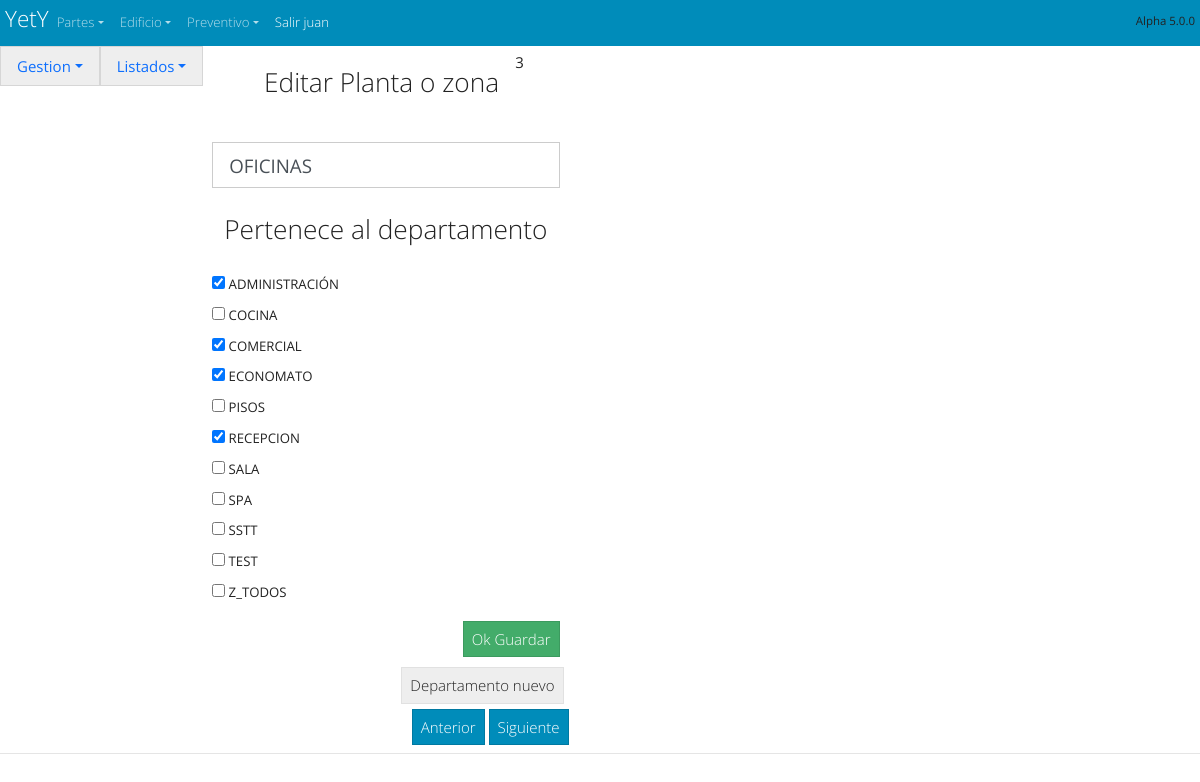
Page /espacios/Plantas_o_zonas_edit/3 (signed in) on the earlier database version.
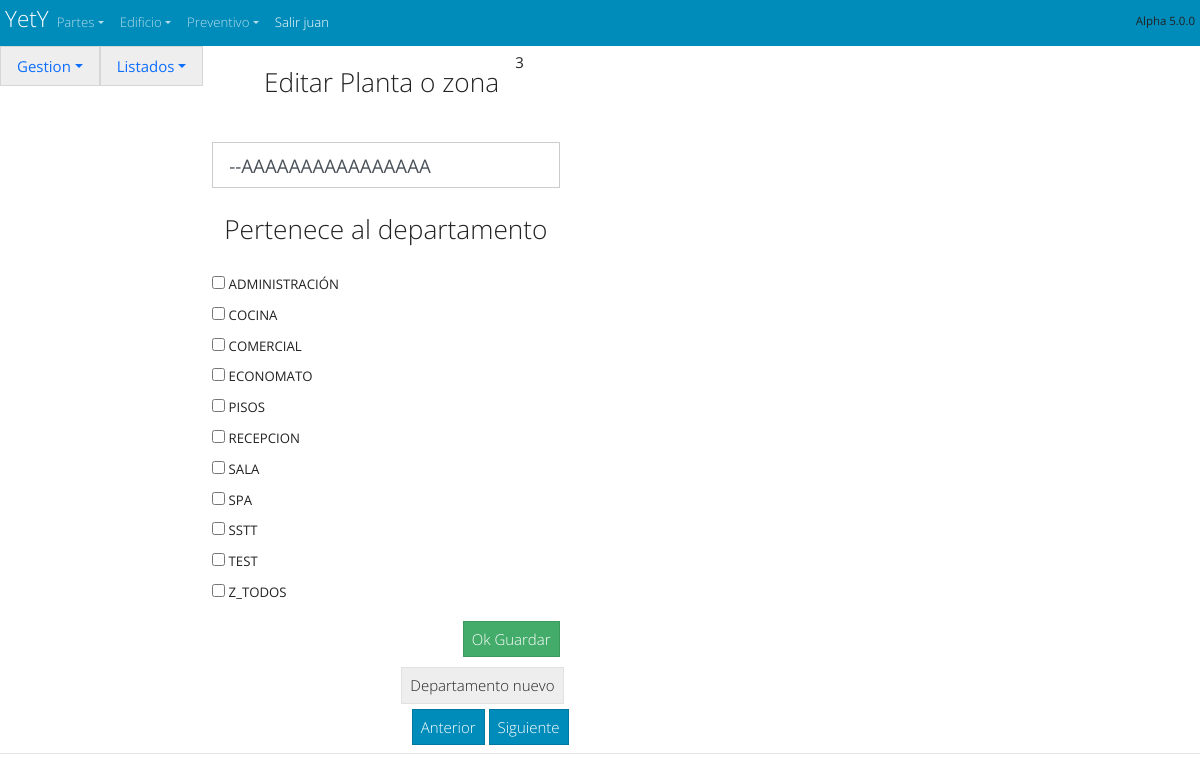
Same page on the later database version.
### espacios/models.py (models this page shows, shortened)
class Planta_o_zonas (models.Model):
    nombre=models.CharField(default='' ,null=False,max_length=50,verbose_name='Nombre de la planta o zona', help_text="Nombre de la sala o lugar",blank=True)
    departamento=models.ManyToManyField('Departamentos',  max_length=50,verbose_name='departamento de',  help_text="departamento de" ,blank=True)
    class Meta:
            ordering = ["nombre"]

### espacios/views.py (the view, shortened to what this page needs)
def Plantas_o_zonas_edit(request,pk):
    zonas = Planta_o_zonas.objects.get(id=pk)
    if request.method == "GET":
        form = Planta_o_zona_edit_form(instance=zonas)
        print("--------------------------")
    print("////////////////////////////")
    print (type(pk))
    return render (request,'Planta_o_zona.html',{'form':form, 'url':'Plantas_o_zonas_edit', "pk":pk })

### espacios/forms.py (shortened to what this page needs)
class Planta_o_zona_edit_form(forms.ModelForm):
    class Meta:
        model = Planta_o_zonas
        fields= '__all__'
        widgets={
            'nombre':forms.TextInput(attrs={'class':'form-control form-control-lg'}),
            'departamento':forms.CheckboxSelectMultiple(),
        }

### espacios/models.py (called while the page is built)
    def __str__(self):
        return '{}'.format(self.nombre)

### espacios/templates/Planta_o_zona.html (shortened to what this page needs)
<!doctype html>
<html lang="es">
{% extends "start.html" %}
{% block content %}
{% load static %}
{% include 'navbar_espacios.html'%}
<form method="POST" class="post-form">{% csrf_token %}
          <div style= "display: flex ;  padding: 5px; justify-content :center; text-align: center; ">
               <h3>Editar Planta o zona</h3>  {{pk}}
          </div>
          <div style= "display: flex ;  padding: 5px; justify-content :center; text-align: center; ">
          </div>
          <div style= "display: flex ;  padding: 5px; justify-content :center; text-align: center; ">
               <div style= "text-align: center;"> </div> &nbsp;{{form.nombre}} &nbsp;
          </div>
          <div style= "display: flex ;  padding: 5px; justify-content :center; text-align: center; ">
               <h3>Pertenece al departamento</h3>
          </div>
          <div style= "display: flex ;  padding: 5px; justify-content :left; text-align: left; ">
               <div style= "text-align: left;"> </div> &nbsp;{{form.departamento}} &nbsp;
          </div>
          <div style= "display: flex ;  padding: 5px; justify-content :end; text-align: center; ">
               <div style= "text-align: center;"> </div> &nbsp;<button type="submit" class="btn btn-success ">Ok Guardar</button> &nbsp;
          </div>
          <div style= "display: flex ;  padding: 5px; justify-content :end; text-align: center; ">
               <div> <a href="/espacios/Departamento_nuevo" class="btn btn-secondary">Departamento nuevo</a></div>
          </div>
          {% include 'sig-anterior.html'%}
{% endblock %}

Differences in the rows shown:
changed Planta_o_zonas: nombre "OFICINAS" → "--AAAAAAAAAAAAAAAA"
Other differences:
form field departamento: "☑ ☐ ☑ ☑ ☐ ☑ ☐ ☐ ☐ ☐ ☐" → "☐ ☐ ☐ ☐ ☐ ☐ ☐ ☐ ☐ ☐ ☐"
